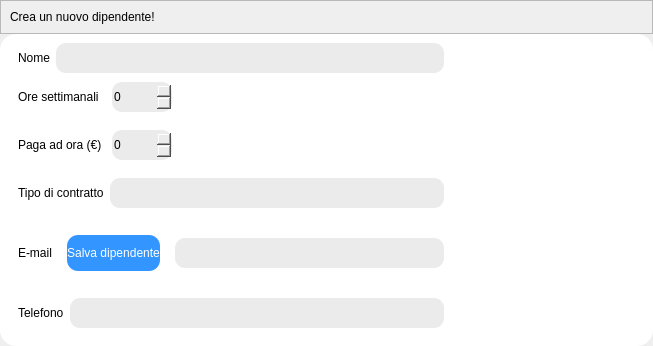
                   <widget class="QWidget" name="page_crea_nuovo_dipendente">
                    <layout class="QVBoxLayout" name="verticalLayout_10">
                     <property name="spacing">
                      <number>0</number>
                     </property>
                     <property name="leftMargin">
                      <number>0</number>
                     </property>
                     <property name="topMargin">
                      <number>0</number>
                     </property>
                     <property name="rightMargin">
                      <number>0</number>
                     </property>
                     <property name="bottomMargin">
                      <number>0</number>
                     </property>
                     <item>
                      <widget class="QFrame" name="frame_scritta">
                       <property name="maximumSize">
                        <size>
                         <width>16777215</width>
                         <height>45</height>
                        </size>
                       </property>
                       <property name="frameShape">
                        <enum>QFrame::StyledPanel</enum>
                       </property>
                       <property name="frameShadow">
                        <enum>QFrame::Raised</enum>
                       </property>
                       <layout class="QVBoxLayout" name="verticalLayout_11">
                        <item>
                         <widget class="QLabel" name="label_scritta">
                          <property name="maximumSize">
                           <size>
                            <width>16777215</width>
                            <height>45</height>
                           </size>
                          </property>
                          <property name="styleSheet">
                           <string notr="true">font: 800 22pt &quot;Apple SD Gothic Neo&quot;;</string>
                          </property>
                          <property name="text">
                           <string>Crea un nuovo dipendente!</string>
                          </property>
                         </widget>
                        </item>
                       </layout>
                      </widget>
                     </item>
                     <item>
                      <widget class="QFrame" name="frame_white">
                       <property name="styleSheet">
                        <string notr="true">background-color: rgb(255, 255, 255);
border-radius: 16px;
</string>
                       </property>
                       <property name="frameShape">
                        <enum>QFrame::StyledPanel</enum>
                       </property>
                       <property name="frameShadow">
                        <enum>QFrame::Raised</enum>
                       </property>
                       <layout class="QVBoxLayout" name="verticalLayout_12">
                        <property name="spacing">
                         <number>0</number>
                        </property>
                        <item>
                         <widget class="QFrame" name="frame_nome">
                          <property name="frameShape">
                           <enum>QFrame::StyledPanel</enum>
                          </property>
                          <property name="frameShadow">
                           <enum>QFrame::Raised</enum>
                          </property>
                          <layout class="QHBoxLayout" name="horizontalLayout_6">
                           <property name="topMargin">
                            <number>0</number>
                           </property>
                           <property name="rightMargin">
                            <number>200</number>
                           </property>
                           <property name="bottomMargin">
                            <number>0</number>
                           </property>
                           <item>
                            <widget class="QLabel" name="label_nome">
                             <property name="styleSheet">
                              <string notr="true">
font: 400 17pt &quot;SF Pro&quot;;</string>
                             </property>
                             <property name="text">
                              <string>Nome</string>
                             </property>
                            </widget>
                           </item>
                           <item>
                            <widget class="QLineEdit" name="lineEdit_nome">
                             <property name="minimumSize">
                              <size>
                               <width>0</width>
                               <height>30</height>
                              </size>
                             </property>
                             <property name="styleSheet">
                              <string notr="true">border-radius: 10px;
background-color: rgb(235, 235, 235);</string>
                             </property>
                            </widget>
                           </item>
                          </layout>
                         </widget>
                        </item>
                        <item>
                         <widget class="QFrame" name="frame_ore_settimanali">
                          <property name="frameShape">
                           <enum>QFrame::StyledPanel</enum>
                          </property>
                          <property name="frameShadow">
                           <enum>QFrame::Raised</enum>
                          </property>
                          <layout class="QHBoxLayout" name="horizontalLayout_10">
                           <property name="spacing">
                            <number>10</number>
                           </property>
                           <property name="rightMargin">
                            <number>472</number>
                           </property>
                           <item>
                            <widget class="QLabel" name="label_oresettimanali">
                             <property name="styleSheet">
                              <string notr="true">
font: 400 17pt &quot;SF Pro&quot;;</string>
                             </property>
                             <property name="text">
                              <string>Ore settimanali</string>
                             </property>
                            </widget>
                           </item>
                           <item>
                            <widget class="QSpinBox" name="spinBox_oresettimanali">
                             <property name="sizePolicy">
                              <sizepolicy hsizetype="Fixed" vsizetype="Fixed">
                               <horstretch>0</horstretch>
                               <verstretch>0</verstretch>
                              </sizepolicy>
                             </property>
                             <property name="minimumSize">
                              <size>
                               <width>60</width>
                               <height>30</height>
                              </size>
                             </property>
                             <property name="styleSheet">
                              <string notr="true">border-radius: 10px;
background-color: rgb(235, 235, 235);</string>
                             </property>
                            </widget>
                           </item>
                          </layout>
                         </widget>
                        </item>
                        <item>
                         <widget class="QFrame" name="frame_paga_ad_ora">
                          <property name="frameShape">
                           <enum>QFrame::StyledPanel</enum>
                          </property>
                          <property name="frameShadow">
                           <enum>QFrame::Raised</enum>
                          </property>
                          <layout class="QHBoxLayout" name="horizontalLayout_9">
                           <property name="spacing">
                            <number>10</number>
                           </property>
                           <property name="rightMargin">
                            <number>472</number>
                           </property>
                           <item>
                            <widget class="QLabel" name="label_pagaadora">
                             <property name="styleSheet">
                              <string notr="true">
font: 400 17pt &quot;SF Pro&quot;;</string>
                             </property>
                             <property name="text">
                              <string>Paga ad ora (€)</string>
                             </property>
                            </widget>
                           </item>
                           <item>
                            <widget class="QSpinBox" name="spinBox_pagaadora">
                             <property name="sizePolicy">
                              <sizepolicy hsizetype="Fixed" vsizetype="Fixed">
                               <horstretch>0</horstretch>
                               <verstretch>0</verstretch>
                              </sizepolicy>
                             </property>
                             <property name="minimumSize">
                              <size>
                               <width>60</width>
                               <height>30</height>
                              </size>
                             </property>
                             <property name="styleSheet">
                              <string notr="true">border-radius: 10px;
background-color: rgb(235, 235, 235);</string>
                             </property>
                            </widget>
                           </item>
                          </layout>
                         </widget>
                        </item>
                        <item>
                         <widget class="QFrame" name="frame_tipodicontratto">
                          <property name="frameShape">
                           <enum>QFrame::StyledPanel</enum>
                          </property>
                          <property name="frameShadow">
                           <enum>QFrame::Raised</enum>
                          </property>
                          <layout class="QHBoxLayout" name="horizontalLayout_8">
                           <property name="rightMargin">
                            <number>200</number>
                           </property>
                           <item>
                            <widget class="QLabel" name="label_tipodicontratto">
                             <property name="styleSheet">
                              <string notr="true">
font: 400 17pt &quot;SF Pro&quot;;</string>
                             </property>
                             <property name="text">
                              <string>Tipo di contratto</string>
                             </property>
                            </widget>
                           </item>
                           <item>
                            <widget class="QLineEdit" name="lineEdit_tipodicontratto">
                             <property name="minimumSize">
                              <size>
                               <width>0</width>
                               <height>30</height>
                              </size>
                             </property>
                             <property name="styleSheet">
                              <string notr="true">border-radius: 10px;
background-color: rgb(235, 235, 235);</string>
                             </property>
                            </widget>
                           </item>
                          </layout>
                         </widget>
                        </item>
                        <item>
                         <widget class="QFrame" name="frame_email">
                          <property name="frameShape">
                           <enum>QFrame::StyledPanel</enum>
                          </property>
                          <property name="frameShadow">
                           <enum>QFrame::Raised</enum>
                          </property>
                          <layout class="QHBoxLayout" name="horizontalLayout_7">
                           <property name="rightMargin">
                            <number>200</number>
                           </property>
                           <item>
                            <widget class="QLabel" name="label_email">
                             <property name="styleSheet">
                              <string notr="true">
font: 400 17pt &quot;SF Pro&quot;;</string>
                             </property>
                             <property name="text">
                              <string>E-mail</string>
                             </property>
                            </widget>
                           </item>
                           <item>
                            <widget class="QFrame" name="frame_salva_dipendenti">
                             <property name="frameShape">
                              <enum>QFrame::StyledPanel</enum>
                             </property>
                             <property name="frameShadow">
                              <enum>QFrame::Raised</enum>
                             </property>
                             <layout class="QHBoxLayout" name="horizontalLayout_12">
                              <property name="leftMargin">
                               <number>9</number>
                              </property>
                              <item>
                               <widget class="QPushButton" name="pushButton_salva_dipendenti">
                                <property name="minimumSize">
                                 <size>
                                  <width>0</width>
                                  <height>36</height>
                                 </size>
                                </property>
                                <property name="maximumSize">
                                 <size>
                                  <width>130</width>
                                  <height>16777215</height>
                                 </size>
                                </property>
                                <property name="styleSheet">
                                 <string notr="true">font: 700 14pt &quot;Apple SD Gothic Neo&quot;;
background-color: rgb(255, 255, 255);
border-radius: 11px;
background-color: rgba(0, 122, 255, 204);
color: rgb(255, 255, 255);</string>
                                </property>
                                <property name="text">
                                 <string>Salva dipendente</string>
                                </property>
                               </widget>
                              </item>
                             </layout>
                            </widget>
                           </item>
                           <item>
                            <widget class="QLineEdit" name="lineEdit_email">
                             <property name="minimumSize">
                              <size>
                               <width>0</width>
                               <height>30</height>
                              </size>
                             </property>
                             <property name="styleSheet">
                              <string notr="true">border-radius: 10px;
background-color: rgb(235, 235, 235);</string>
                             </property>
                            </widget>
                           </item>
                          </layout>
                         </widget>
                        </item>
                        <item>
                         <widget class="QFrame" name="frame_telefono">
                          <property name="frameShape">
                           <enum>QFrame::StyledPanel</enum>
                          </property>
                          <property name="frameShadow">
                           <enum>QFrame::Raised</enum>
                          </property>
                          <layout class="QHBoxLayout" name="horizontalLayout_11">
                           <property name="rightMargin">
                            <number>200</number>
                           </property>
                           <item>
                            <widget class="QLabel" name="label_telefono">
                             <property name="styleSheet">
                              <string notr="true">
font: 400 17pt &quot;SF Pro&quot;;</string>
                             </property>
                             <property name="text">
                              <string>Telefono</string>
                             </property>
                            </widget>
                           </item>
                           <item>
                            <widget class="QLineEdit" name="lineEdit_telefono">
                             <property name="minimumSize">
                              <size>
                               <width>0</width>
                               <height>30</height>
                              </size>
                             </property>
                             <property name="styleSheet">
                              <string notr="true">border-radius: 10px;
background-color: rgb(235, 235, 235);</string>
                             </property>
                            </widget>
                           </item>
                          </layout>
                         </widget>
                        </item>
                       </layout>
                      </widget>
                     </item>
                    </layout>
                   </widget>
